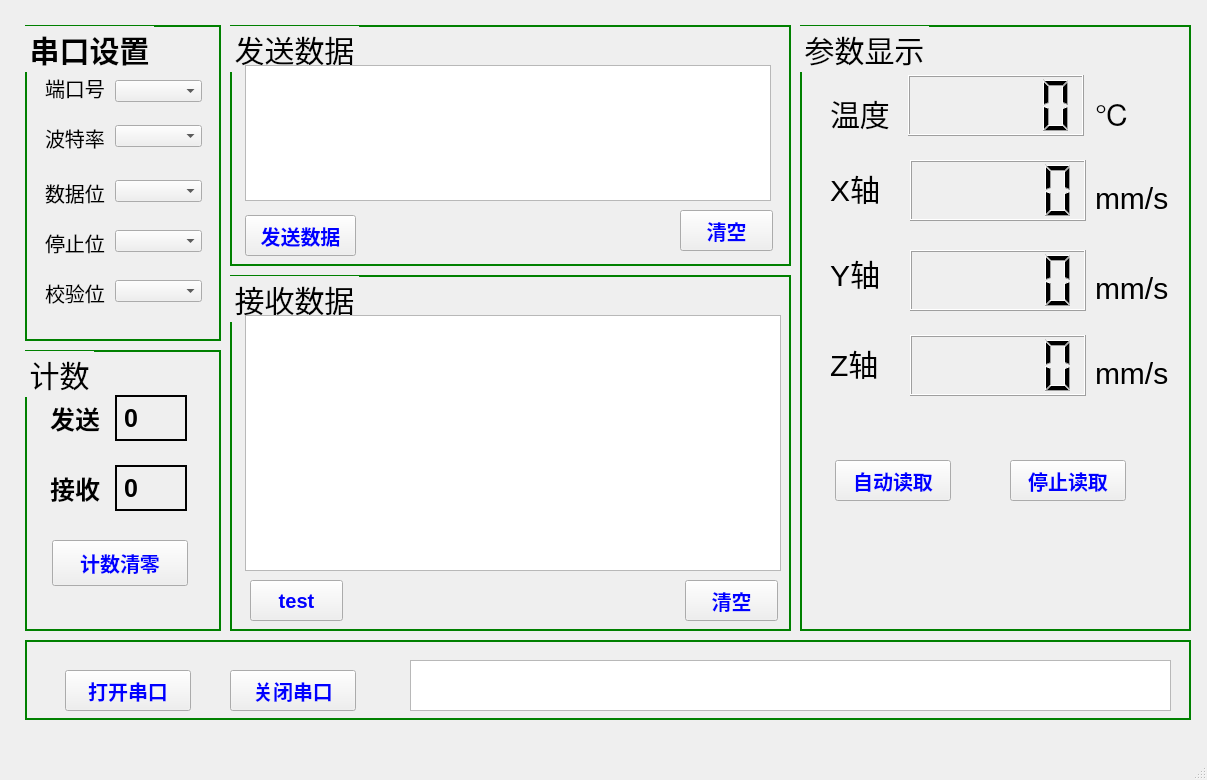
<?xml version="1.0" encoding="UTF-8"?>
<ui version="4.0">
 <class>SerialPort485</class>
 <widget class="QMainWindow" name="SerialPort485">
  <property name="geometry">
   <rect>
    <x>0</x>
    <y>0</y>
    <width>1207</width>
    <height>780</height>
   </rect>
  </property>
  <property name="windowTitle">
   <string>SerialPort485</string>
  </property>
  <property name="styleSheet">
   <string notr="true">QGroupBox
{ 
border: 2px solid green; 
font: bold large &quot;New Century Schoolbook&quot;;
font-size: 30px;
text-align:center;
}

QPushButton
{
color:blue;
font-size: 20px;
font-family: &quot;New Century Schoolbook&quot;;
font-weight:bold;
text-align:center;
}
QTextBrowser
{
font-size: 20px;
font-family: &quot;New Century Schoolbook&quot;;
}</string>
  </property>
  <widget class="QWidget" name="centralwidget">
   <widget class="QGroupBox" name="groupBox">
    <property name="geometry">
     <rect>
      <x>25</x>
      <y>25</y>
      <width>196</width>
      <height>316</height>
     </rect>
    </property>
    <property name="font">
     <font>
      <family>New Century Schoolbook</family>
      <pointsize>-1</pointsize>
      <weight>75</weight>
      <italic>false</italic>
      <bold>true</bold>
     </font>
    </property>
    <property name="styleSheet">
     <string notr="true">QLabel
{
font-family: &quot;New Century Schoolbook&quot;;
font-size: 20px;
text-align:center;
}</string>
    </property>
    <property name="title">
     <string>串口设置</string>
    </property>
    <widget class="QLabel" name="label">
     <property name="geometry">
      <rect>
       <x>20</x>
       <y>50</y>
       <width>60</width>
       <height>25</height>
      </rect>
     </property>
     <property name="text">
      <string>端口号</string>
     </property>
    </widget>
    <widget class="QComboBox" name="comboBox">
     <property name="geometry">
      <rect>
       <x>90</x>
       <y>55</y>
       <width>87</width>
       <height>22</height>
      </rect>
     </property>
     <property name="editable">
      <bool>false</bool>
     </property>
    </widget>
    <widget class="QLabel" name="label_2">
     <property name="geometry">
      <rect>
       <x>20</x>
       <y>100</y>
       <width>60</width>
       <height>25</height>
      </rect>
     </property>
     <property name="text">
      <string>波特率</string>
     </property>
    </widget>
    <widget class="QComboBox" name="comboBox_2">
     <property name="geometry">
      <rect>
       <x>90</x>
       <y>100</y>
       <width>87</width>
       <height>22</height>
      </rect>
     </property>
     <property name="editable">
      <bool>false</bool>
     </property>
    </widget>
    <widget class="QLabel" name="label_3">
     <property name="geometry">
      <rect>
       <x>20</x>
       <y>155</y>
       <width>60</width>
       <height>25</height>
      </rect>
     </property>
     <property name="text">
      <string>数据位</string>
     </property>
    </widget>
    <widget class="QComboBox" name="comboBox_3">
     <property name="geometry">
      <rect>
       <x>90</x>
       <y>155</y>
       <width>87</width>
       <height>22</height>
      </rect>
     </property>
     <property name="editable">
      <bool>false</bool>
     </property>
    </widget>
    <widget class="QLabel" name="label_4">
     <property name="geometry">
      <rect>
       <x>20</x>
       <y>205</y>
       <width>60</width>
       <height>25</height>
      </rect>
     </property>
     <property name="text">
      <string>停止位</string>
     </property>
    </widget>
    <widget class="QComboBox" name="comboBox_4">
     <property name="geometry">
      <rect>
       <x>90</x>
       <y>205</y>
       <width>87</width>
       <height>22</height>
      </rect>
     </property>
     <property name="editable">
      <bool>false</bool>
     </property>
    </widget>
    <widget class="QLabel" name="label_5">
     <property name="geometry">
      <rect>
       <x>20</x>
       <y>255</y>
       <width>60</width>
       <height>25</height>
      </rect>
     </property>
     <property name="text">
      <string>校验位</string>
     </property>
    </widget>
    <widget class="QComboBox" name="comboBox_5">
     <property name="geometry">
      <rect>
       <x>90</x>
       <y>255</y>
       <width>87</width>
       <height>22</height>
      </rect>
     </property>
     <property name="editable">
      <bool>false</bool>
     </property>
    </widget>
   </widget>
   <widget class="QGroupBox" name="groupBox_2">
    <property name="geometry">
     <rect>
      <x>230</x>
      <y>275</y>
      <width>561</width>
      <height>356</height>
     </rect>
    </property>
    <property name="title">
     <string>接收数据</string>
    </property>
    <widget class="QTextBrowser" name="textBrowser">
     <property name="geometry">
      <rect>
       <x>15</x>
       <y>40</y>
       <width>536</width>
       <height>256</height>
      </rect>
     </property>
    </widget>
    <widget class="QPushButton" name="pushButton">
     <property name="geometry">
      <rect>
       <x>455</x>
       <y>305</y>
       <width>93</width>
       <height>41</height>
      </rect>
     </property>
     <property name="text">
      <string>清空</string>
     </property>
    </widget>
    <widget class="QPushButton" name="pushButton_test">
     <property name="geometry">
      <rect>
       <x>20</x>
       <y>305</y>
       <width>93</width>
       <height>41</height>
      </rect>
     </property>
     <property name="text">
      <string>test</string>
     </property>
    </widget>
   </widget>
   <widget class="QGroupBox" name="groupBox_3">
    <property name="geometry">
     <rect>
      <x>230</x>
      <y>25</y>
      <width>561</width>
      <height>241</height>
     </rect>
    </property>
    <property name="styleSheet">
     <string notr="true"/>
    </property>
    <property name="title">
     <string>发送数据</string>
    </property>
    <widget class="QPushButton" name="pushButton_3">
     <property name="geometry">
      <rect>
       <x>15</x>
       <y>190</y>
       <width>111</width>
       <height>41</height>
      </rect>
     </property>
     <property name="text">
      <string>发送数据</string>
     </property>
    </widget>
    <widget class="QTextEdit" name="textEdit">
     <property name="geometry">
      <rect>
       <x>15</x>
       <y>40</y>
       <width>526</width>
       <height>136</height>
      </rect>
     </property>
    </widget>
    <widget class="QPushButton" name="pushButton_7">
     <property name="geometry">
      <rect>
       <x>450</x>
       <y>185</y>
       <width>93</width>
       <height>41</height>
      </rect>
     </property>
     <property name="text">
      <string>清空</string>
     </property>
    </widget>
   </widget>
   <widget class="QGroupBox" name="groupBox_4">
    <property name="geometry">
     <rect>
      <x>25</x>
      <y>640</y>
      <width>1166</width>
      <height>80</height>
     </rect>
    </property>
    <property name="title">
     <string/>
    </property>
    <widget class="QTextBrowser" name="textBrowser_3">
     <property name="geometry">
      <rect>
       <x>385</x>
       <y>20</y>
       <width>761</width>
       <height>51</height>
      </rect>
     </property>
     <property name="contextMenuPolicy">
      <enum>Qt::NoContextMenu</enum>
     </property>
     <property name="styleSheet">
      <string notr="true">color:red;
font-size: 30px;
font-family: &quot;New Century Schoolbook&quot;;
font-weight:bold;
text-align:center;</string>
     </property>
    </widget>
    <widget class="QPushButton" name="pushButton_2">
     <property name="geometry">
      <rect>
       <x>40</x>
       <y>30</y>
       <width>126</width>
       <height>41</height>
      </rect>
     </property>
     <property name="text">
      <string>打开串口</string>
     </property>
    </widget>
    <widget class="QPushButton" name="pushButton_5">
     <property name="geometry">
      <rect>
       <x>205</x>
       <y>30</y>
       <width>126</width>
       <height>41</height>
      </rect>
     </property>
     <property name="text">
      <string>关闭串口</string>
     </property>
    </widget>
   </widget>
   <widget class="QGroupBox" name="groupBox_5">
    <property name="geometry">
     <rect>
      <x>800</x>
      <y>25</y>
      <width>391</width>
      <height>606</height>
     </rect>
    </property>
    <property name="styleSheet">
     <string notr="true">QLabel
{
font-family: &quot;New Century Schoolbook&quot;;
font-size: 30px;
text-align:center;
}</string>
    </property>
    <property name="title">
     <string>参数显示</string>
    </property>
    <widget class="QLabel" name="label_6">
     <property name="geometry">
      <rect>
       <x>30</x>
       <y>65</y>
       <width>76</width>
       <height>46</height>
      </rect>
     </property>
     <property name="text">
      <string>温度</string>
     </property>
    </widget>
    <widget class="QLabel" name="label_7">
     <property name="geometry">
      <rect>
       <x>30</x>
       <y>140</y>
       <width>76</width>
       <height>46</height>
      </rect>
     </property>
     <property name="text">
      <string>X轴</string>
     </property>
    </widget>
    <widget class="QLabel" name="label_8">
     <property name="geometry">
      <rect>
       <x>30</x>
       <y>225</y>
       <width>76</width>
       <height>46</height>
      </rect>
     </property>
     <property name="text">
      <string>Y轴</string>
     </property>
    </widget>
    <widget class="QLabel" name="label_9">
     <property name="geometry">
      <rect>
       <x>30</x>
       <y>315</y>
       <width>76</width>
       <height>46</height>
      </rect>
     </property>
     <property name="text">
      <string>Z轴</string>
     </property>
    </widget>
    <widget class="QLCDNumber" name="lcdNumber">
     <property name="geometry">
      <rect>
       <x>108</x>
       <y>50</y>
       <width>176</width>
       <height>61</height>
      </rect>
     </property>
     <property name="value" stdset="0">
      <double>0.000000000000000</double>
     </property>
    </widget>
    <widget class="QLCDNumber" name="lcdNumber_2">
     <property name="geometry">
      <rect>
       <x>110</x>
       <y>135</y>
       <width>176</width>
       <height>61</height>
      </rect>
     </property>
    </widget>
    <widget class="QLCDNumber" name="lcdNumber_3">
     <property name="geometry">
      <rect>
       <x>110</x>
       <y>225</y>
       <width>176</width>
       <height>61</height>
      </rect>
     </property>
    </widget>
    <widget class="QLCDNumber" name="lcdNumber_4">
     <property name="geometry">
      <rect>
       <x>110</x>
       <y>310</y>
       <width>176</width>
       <height>61</height>
      </rect>
     </property>
    </widget>
    <widget class="QPushButton" name="pushButton_8">
     <property name="geometry">
      <rect>
       <x>35</x>
       <y>435</y>
       <width>116</width>
       <height>41</height>
      </rect>
     </property>
     <property name="text">
      <string>自动读取</string>
     </property>
    </widget>
    <widget class="QPushButton" name="pushButton_9">
     <property name="geometry">
      <rect>
       <x>210</x>
       <y>435</y>
       <width>116</width>
       <height>41</height>
      </rect>
     </property>
     <property name="text">
      <string>停止读取</string>
     </property>
    </widget>
    <widget class="QLabel" name="label_10">
     <property name="geometry">
      <rect>
       <x>295</x>
       <y>65</y>
       <width>76</width>
       <height>46</height>
      </rect>
     </property>
     <property name="text">
      <string>℃</string>
     </property>
    </widget>
    <widget class="QLabel" name="label_11">
     <property name="geometry">
      <rect>
       <x>295</x>
       <y>150</y>
       <width>76</width>
       <height>46</height>
      </rect>
     </property>
     <property name="text">
      <string>mm/s</string>
     </property>
    </widget>
    <widget class="QLabel" name="label_12">
     <property name="geometry">
      <rect>
       <x>295</x>
       <y>240</y>
       <width>76</width>
       <height>46</height>
      </rect>
     </property>
     <property name="text">
      <string>mm/s</string>
     </property>
    </widget>
    <widget class="QLabel" name="label_13">
     <property name="geometry">
      <rect>
       <x>295</x>
       <y>325</y>
       <width>76</width>
       <height>46</height>
      </rect>
     </property>
     <property name="text">
      <string>mm/s</string>
     </property>
    </widget>
   </widget>
   <widget class="QGroupBox" name="groupBox_6">
    <property name="geometry">
     <rect>
      <x>25</x>
      <y>350</y>
      <width>196</width>
      <height>281</height>
     </rect>
    </property>
    <property name="styleSheet">
     <string notr="true">QLabel
{
font-family: &quot;New Century Schoolbook&quot;;
font-size: 25px;
font-weight:bold;
text-align:center;
}
</string>
    </property>
    <property name="title">
     <string>计数</string>
    </property>
    <widget class="QLabel" name="label_15">
     <property name="geometry">
      <rect>
       <x>25</x>
       <y>45</y>
       <width>61</width>
       <height>46</height>
      </rect>
     </property>
     <property name="text">
      <string>发送</string>
     </property>
    </widget>
    <widget class="QLabel" name="send_cout">
     <property name="geometry">
      <rect>
       <x>90</x>
       <y>45</y>
       <width>72</width>
       <height>46</height>
      </rect>
     </property>
     <property name="palette">
      <palette>
       <active/>
       <inactive/>
       <disabled/>
      </palette>
     </property>
     <property name="styleSheet">
      <string notr="true">border: 2px solid black;</string>
     </property>
     <property name="text">
      <string>0</string>
     </property>
    </widget>
    <widget class="QLabel" name="receive_count">
     <property name="geometry">
      <rect>
       <x>90</x>
       <y>115</y>
       <width>72</width>
       <height>46</height>
      </rect>
     </property>
     <property name="palette">
      <palette>
       <active/>
       <inactive/>
       <disabled/>
      </palette>
     </property>
     <property name="styleSheet">
      <string notr="true">border: 2px solid black;</string>
     </property>
     <property name="text">
      <string>0</string>
     </property>
    </widget>
    <widget class="QLabel" name="label_17">
     <property name="geometry">
      <rect>
       <x>25</x>
       <y>115</y>
       <width>61</width>
       <height>46</height>
      </rect>
     </property>
     <property name="text">
      <string>接收</string>
     </property>
    </widget>
    <widget class="QPushButton" name="pushButton_4">
     <property name="geometry">
      <rect>
       <x>27</x>
       <y>190</y>
       <width>136</width>
       <height>46</height>
      </rect>
     </property>
     <property name="text">
      <string>计数清零</string>
     </property>
    </widget>
   </widget>
  </widget>
  <widget class="QMenuBar" name="menubar">
   <property name="geometry">
    <rect>
     <x>0</x>
     <y>0</y>
     <width>1207</width>
     <height>23</height>
    </rect>
   </property>
  </widget>
  <widget class="QStatusBar" name="statusbar"/>
 </widget>
 <resources/>
 <connections/>
</ui>
